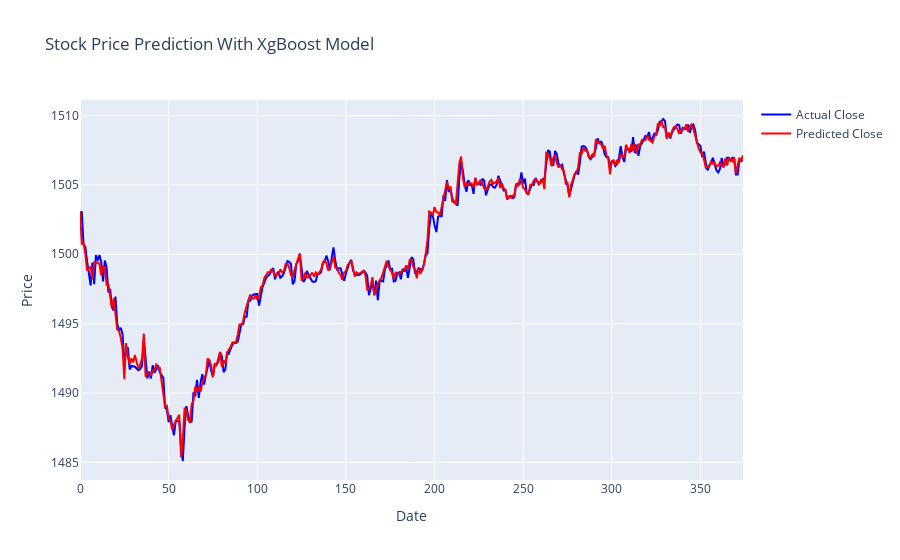

Source (notebook cell):
### Code cell
import plotly.graph_objs as go
# Function to fetch latest data and make predictions
def XgBoost_predict(symbol,time_frame='1m'):
    # Fetch latest data
    ticker = yf.Ticker(symbol)
    data = ticker.history(interval=time_frame, period="1d")
    data.reset_index(inplace=True)
    data.drop(columns=['Datetime','Volume', 'Dividends', 'Stock Splits'], inplace=True)

    # # Prepare data for prediction
    # X = data[['Open', 'High', 'Low', 'Close']]

    # Predict using the model
    XgBoostModel_pred = XgBoostModel.predict(data)

    # C lear previous graph
    # clear_output(wait=True)

    t1 = go.Scatter(x=data.index, y=data['Close'], mode='lines', name="Actual Close", line=dict(color='blue'))
    t2 = go.Scatter(x=data.index, y=XgBoostModel_pred, mode='lines', name="Predicted Close", line=dict(color='red'))

    # Create layout for the plot
    layout = go.Layout(title=f'Stock Price Prediction With XgBoost Model', xaxis=dict(title='Date'), yaxis=dict(title='Price'))

    # Combine traces and layout into a figure
    fig = go.Figure(data=[t1, t2], layout=layout)
    fig.show()

    # return fig
XgBoost_predict('INFY.NS')

### Figure 1 — Plotly figure (JSON) as saved in the notebook; plotly's stock layout.template omitted (floating-point values rounded to 4 significant figures; data arrays with more than 128 entries replaced by an {"elided": "..."} marker saying what was removed)
{"data": [{"line": {"color": "blue"}, "mode": "lines", "name": "Actual Close", "type": "scatter", "x": {"elided": "375 int values"}, "y": {"elided": "375 float values"}}, {"line": {"color": "red"}, "mode": "lines", "name": "Predicted Close", "type": "scatter", "x": {"elided": "375 int values"}, "y": {"elided": "375 float values"}}], "layout": {"title": {"text": "Stock Price Prediction With XgBoost Model"}, "xaxis": {"title": {"text": "Date"}}, "yaxis": {"title": {"text": "Price"}}}}
